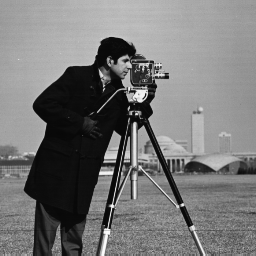
#> input picture semester6/img/lab3/cameraman.tif, 256 x 256 px
$ python lab2_2.py ../lab3/cameraman.tif out.png 100
#> lines starting #> are read from the running program, lines starting #| are printed output that depends on the picture
import numpy as np
from PIL import Image
import sys


if len(sys.argv) <= 3:
    print("Usage: lab2.py [input] [output] [filterRadius]")
    exit(1)


# Configurable radius
filterRadius = int(sys.argv[3])

image = Image.open(sys.argv[1]).convert("L")
#> image is the input picture: PIL image 256x256 L; min 7, max 253, mean 118.7
inputArr = np.asarray(image)

outputArr = np.empty_like(inputArr)

for y in range(inputArr.shape[1]):
    for x in range(inputArr.shape[0]):
        aperture = []
        for i in range(max(0, x-filterRadius), min(inputArr.shape[0], x+filterRadius+1)):
            aperture.append(inputArr[i, y])

        for i in range(max(0, y-filterRadius), min(inputArr.shape[1], y+filterRadius+1)):
            if i != y:
                aperture.append(inputArr[x, i])

        outputArr[x, y] = np.median(np.array(aperture))
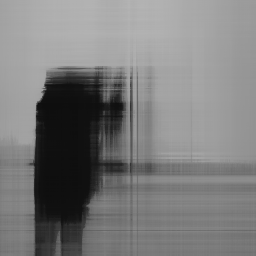
#> outputArr: shape (256, 256); min 14, max 180, mean 123.9

Image.fromarray(outputArr, "L").save(sys.argv[2])
